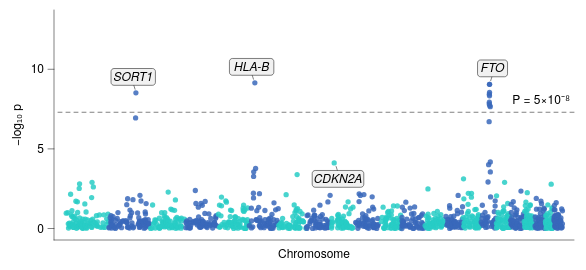

The specification (Vega-Lite) saved for this image:
### Vega-Lite specification from a JSON file in a GitHub repository (floating-point values rounded to 4 significant figures; data arrays with more than 128 entries replaced by an {"elided": "..."} marker saying what was removed)
{"background": null, "config": {"arc": {"fill": "#DBDBDB", "fillOpacity": 1.0, "innerRadius": 28.75, "padAngle": 0.03, "stroke": "black", "strokeOpacity": 1, "strokeWidth": 0.25}, "area": {"fill": "#DBDBDB", "fillOpacity": 1.0, "stroke": "black", "strokeOpacity": 1, "strokeWidth": 0.25}, "axis": {"domain": true, "domainCap": "round", "domainColor": "black", "domainWidth": 0.25, "grid": false, "gridCap": "round", "gridColor": "#F1F1F1", "gridDash": [0, 0], "gridOpacity": 1.0, "gridWidth": 0.25, "labelColor": "black", "labelFont": "Helvetica Neue, HelveticaNeue, Helvetica, Arial, sans-serif", "labelFontSize": 6, "labelFontStyle": "normal", "labelFontWeight": 400, "offset": 0, "ticks": true, "tickCap": "round", "tickColor": "black", "tickRound": false, "tickSize": 3, "tickWidth": 0.25, "titleColor": "black", "titleFont": "Helvetica Neue, HelveticaNeue, Helvetica, Arial, sans-serif", "titleFontSize": 6, "titleFontStyle": "normal", "titleFontWeight": 400}, "axisX": {"domain": true, "labelAlign": "center", "labelAngle": 0, "labels": true, "ticks": true, "translate": 0}, "axisY": {"domain": true, "labelAlign": "right", "labelAngle": 0, "labels": true, "ticks": true, "translate": 0}, "axisRight": {"domain": true, "labelAlign": "left", "labelAngle": 0, "labels": true, "ticks": true, "translate": 0}, "axisTop": {"domain": true, "labelAlign": "center", "labelAngle": 0, "labels": true, "ticks": true, "translate": 0}, "axisBand": {"tickOffset": 0}, "bar": {"fill": "#DBDBDB", "fillOpacity": 1.0, "stroke": "black", "strokeOpacity": 1, "strokeWidth": 0.25}, "boxplot": {"size": 10.35, "ticks": {"cornerRadius": 0.25, "fill": "black", "opacity": 1, "size": 5.175, "thickness": 0.25}, "box": {"fillOpacity": 1.0, "stroke": "black", "strokeOpacity": 1, "strokeWidth": 0.25}, "median": {"cornerRadius": 0, "fill": "black", "fillOpacity": 1.0, "opacity": 1, "size": 10.35, "thickness": 0.25}, "rule": {"fill": "black", "fillOpacity": 1.0, "size": 11.5, "stroke": "black", "strokeDash": [0, 0], "strokeOpacity": 1, "strokeWidth": 0.25}, "outliers": {"color": "black", "fill": "black", "fillOpacity": 1.0, "size": 0, "stroke": "black", "strokeOpacity": 1, "strokeWidth": 0.25}}, "circle": {"fill": "black", "fillOpacity": 1.0, "size": 1.438, "stroke": null, "strokeOpacity": 1, "strokeWidth": 0.25}, "errorband": {"band": {"fillOpacity": 0.6, "stroke": null, "strokeWidth": 0.25, "strokeOpacity": 1}, "borders": {"opacity": 0, "strokeOpacity": 1, "strokeWidth": 0.25}}, "errorbar": {"opacity": 1, "rule": {"strokeDash": [0, 0], "strokeWidth": 0.25}, "ticks": {"color": "black", "cornerRadius": 0.125, "opacity": 1, "size": 6.9, "thickness": 0.25}, "thickness": 0.25}, "font": "Helvetica Neue, HelveticaNeue, Helvetica, Arial, sans-serif", "geoshape": {"fill": "#DBDBDB", "fillOpacity": 1.0, "stroke": "black", "strokeOpacity": 1, "strokeWidth": 0.25}, "header": {"labelColor": "black", "labelFont": "Helvetica Neue, HelveticaNeue, Helvetica, Arial, sans-serif", "labelFontSize": 6, "labelFontStyle": "normal", "labelFontWeight": 400, "titleColor": "black", "titleFont": "Helvetica Neue, HelveticaNeue, Helvetica, Arial, sans-serif", "titleFontSize": 6, "titleFontStyle": "normal", "titleFontWeight": 400, "titlePadding": 0}, "legend": {"disable": false, "offset": 4.5, "titlePadding": 4, "labelOffset": 2, "gradientLabelOffset": 2, "columnPadding": 4, "rowPadding": 2, "gradientLength": 57.5, "gradientThickness": 5.75, "gradientOpacity": 1.0, "gradientStrokeColor": "black", "gradientStrokeWidth": 0.25, "labelColor": "black", "labelFont": "Helvetica Neue, HelveticaNeue, Helvetica, Arial, sans-serif", "labelFontSize": 6, "labelFontStyle": "normal", "labelFontWeight": 400, "strokeColor": "black", "strokeWidth": 0, "symbolSize": 36, "symbolStrokeColor": "black", "symbolStrokeWidth": 0.25, "titleColor": "black", "titleFont": "Helvetica Neue, HelveticaNeue, Helvetica, Arial, sans-serif", "titleFontSize": 6, "titleFontStyle": "normal", "titleFontWeight": 400}, "line": {"color": "black", "stroke": "black", "strokeCap": "butt", "strokeDash": [0, 0], "strokeOpacity": 1, "strokeWidth": 0.5}, "point": {"filled": true, "fill": "#DBDBDB", "fillOpacity": 1.0, "size": 5.75, "stroke": "black", "strokeOpacity": 1, "strokeWidth": 0.25}, "range": {"category": ["#B2B2B2", "#4A7CD3", "#008542", "#664CAF", "#509F98", "#636363", "#284F93", "#005226", "#382864", "#285753"], "diverging": {"scheme": ["#443E60", "#5F597E", "#7C759B", "#9994B6", "#B7B4CC", "#D6D5DC", "#F6F6F6", "#D1DAD9", "#A4C2BF", "#7AA9A4", "#578E89", "#37736E", "#1B5954"]}, "heatmap": {"scheme": ["#440154", "#472270", "#433E82", "#38598C", "#2C728E", "#238A8D", "#24A086", "#39B578", "#5DC862", "#96D646", "#CAE02D", "#FDE724"]}, "ordinal": {"scheme": ["#F1F1F1", "#DBDBDB", "#C6C6C6", "#B2B2B2", "#9D9D9D", "#898989", "#767676", "#636363", "#515151", "#404040", "#2F2F2F", "#1F1F1F"]}, "ramp": {"scheme": ["#440154", "#472270", "#433E82", "#38598C", "#2C728E", "#238A8D", "#24A086", "#39B578", "#5DC862", "#96D646", "#CAE02D", "#FDE724"]}}, "rule": {"color": "black", "stroke": "black", "strokeCap": "round", "strokeDash": [2, 2], "strokeOpacity": 1, "strokeWidth": 0.25}, "scale": {"barBandPaddingInner": 0.1, "rectBandPaddingInner": 0, "tickBandPaddingInner": 0.1, "bandPaddingOuter": 0.1, "bandWithNestedOffsetPaddingInner": 0.2, "bandWithNestedOffsetPaddingOuter": 0.2, "offsetBandPaddingInner": 0, "offsetBandPaddingOuter": 0, "continuousPadding": 5.75, "round": false}, "rect": {"fill": "#DBDBDB", "fillOpacity": 1.0, "stroke": "black", "strokeOpacity": 1, "strokeWidth": 0.25}, "square": {"fill": "#DBDBDB", "fillOpacity": 1.0, "size": 11.5, "stroke": "black", "strokeOpacity": 1, "strokeWidth": 0.25}, "text": {"color": "black", "font": "Helvetica Neue, HelveticaNeue, Helvetica, Arial, sans-serif", "fontSize": 6, "fontStyle": "normal", "fontWeight": 400}, "tick": {"color": "black", "cornerRadius": 0.125, "opacity": 1.0, "size": 10.35, "thickness": 0.25}, "title": {"anchor": "middle", "frame": "group", "color": "black", "font": "Helvetica Neue, HelveticaNeue, Helvetica, Arial, sans-serif", "fontSize": 6, "fontStyle": "normal", "fontWeight": 400, "subtitleColor": "black", "subtitleFont": "Helvetica Neue, HelveticaNeue, Helvetica, Arial, sans-serif", "subtitleFontSize": 6, "subtitleFontStyle": "normal", "subtitleFontWeight": 400}, "trail": {"color": "black", "opacity": 1, "size": 0.5}, "view": {"continuousWidth": 260, "continuousHeight": 115, "discreteWidth": 260, "discreteHeight": 115, "fill": null, "stroke": null, "strokeWidth": 0.25}}, "layer": [{"data": {"name": "data-03186213ed5e726b81dd02ff130392d8"}, "mark": {"type": "circle", "opacity": 0.85, "size": 7}, "encoding": {"color": {"field": "parity", "legend": null, "scale": {"range": ["#3A68BB", "#28CDC5"]}, "type": "nominal"}, "x": {"axis": {"labels": false, "ticks": false}, "field": "pos", "title": "Chromosome", "type": "quantitative", "scale": {"nice": false}}, "y": {"field": "logp", "scale": {"domain": [0, 13], "nice": false}, "title": "−log₁₀ p", "type": "quantitative"}}}, {"layer": [{"data": {"values": [{"__dysonsphere__": 1}]}, "mark": {"type": "rule", "opacity": 1.0, "strokeDash": [2, 2]}, "encoding": {"y": {"datum": 7.3}}}, {"data": {"values": [{"__dysonsphere__": 1}]}, "mark": {"type": "text", "align": "right", "baseline": "bottom", "dx": 0, "dy": -3, "fontSize": 6}, "encoding": {"text": {"value": "P = 5×10⁻⁸"}, "x": {"value": 258}, "y": {"datum": 7.3}}}]}, {"layer": [{"data": {"values": [{"__dysonsphere__": 1}]}, "mark": {"type": "rule", "strokeDash": [0, 0]}, "encoding": {"x": {"datum": 402.4, "scale": {"domain": [0, 2875.0]}}, "x2": {"datum": 393.3}, "y": {"datum": 8.746, "scale": {"domain": [0, 13]}}, "y2": {"datum": 9.059}}}, {"data": {"values": [{"__dysonsphere__": 1}]}, "mark": {"type": "rect", "cornerRadius": 1.5, "fill": "#F1F1F1", "fillOpacity": 1.0, "height": 8.4, "stroke": "black", "strokeWidth": 0.25, "width": 22.2}, "encoding": {"x": {"datum": 391.7, "scale": {"domain": [0, 2875.0]}}, "xOffset": {"value": 0.0}, "y": {"datum": 9.52, "scale": {"domain": [0, 13]}}, "yOffset": {"value": 0.0}}}, {"data": {"values": [{"__dysonsphere__": 1}]}, "mark": {"type": "text", "align": "center", "baseline": "middle", "fontSize": 6, "fontStyle": "italic"}, "encoding": {"text": {"value": "SORT1"}, "x": {"datum": 391.7, "scale": {"domain": [0, 2875.0]}}, "y": {"datum": 9.52, "scale": {"domain": [0, 13]}}}}, {"data": {"values": [{"__dysonsphere__": 1}]}, "mark": {"type": "rule", "strokeDash": [0, 0]}, "encoding": {"x": {"datum": 1087.0, "scale": {"domain": [0, 2875.0]}}, "x2": {"datum": 1078.0}, "y": {"datum": 9.377, "scale": {"domain": [0, 13]}}, "y2": {"datum": 9.69}}}, {"data": {"values": [{"__dysonsphere__": 1}]}, "mark": {"type": "rect", "cornerRadius": 1.5, "fill": "#F1F1F1", "fillOpacity": 1.0, "height": 8.4, "stroke": "black", "strokeWidth": 0.25, "width": 22.2}, "encoding": {"x": {"datum": 1077.0, "scale": {"domain": [0, 2875.0]}}, "xOffset": {"value": 0.0}, "y": {"datum": 10.15, "scale": {"domain": [0, 13]}}, "yOffset": {"value": 0.0}}}, {"data": {"values": [{"__dysonsphere__": 1}]}, "mark": {"type": "text", "align": "center", "baseline": "middle", "fontSize": 6, "fontStyle": "italic"}, "encoding": {"text": {"value": "HLA-B"}, "x": {"datum": 1077.0, "scale": {"domain": [0, 2875.0]}}, "y": {"datum": 10.15, "scale": {"domain": [0, 13]}}}}, {"data": {"values": [{"__dysonsphere__": 1}]}, "mark": {"type": "rule", "strokeDash": [0, 0]}, "encoding": {"x": {"datum": 1566.0, "scale": {"domain": [0, 2875.0]}}, "x2": {"datum": 1575.0}, "y": {"datum": 3.891, "scale": {"domain": [0, 13]}}, "y2": {"datum": 3.578}}}, {"data": {"values": [{"__dysonsphere__": 1}]}, "mark": {"type": "rect", "cornerRadius": 1.5, "fill": "#F1F1F1", "fillOpacity": 1.0, "height": 8.4, "stroke": "black", "strokeWidth": 0.25, "width": 25.8}, "encoding": {"x": {"datum": 1576.0, "scale": {"domain": [0, 2875.0]}}, "xOffset": {"value": 0.0}, "y": {"datum": 3.117, "scale": {"domain": [0, 13]}}, "yOffset": {"value": 0.0}}}, {"data": {"values": [{"__dysonsphere__": 1}]}, "mark": {"type": "text", "align": "center", "baseline": "middle", "fontSize": 6, "fontStyle": "italic"}, "encoding": {"text": {"value": "CDKN2A"}, "x": {"datum": 1576.0, "scale": {"domain": [0, 2875.0]}}, "y": {"datum": 3.117, "scale": {"domain": [0, 13]}}}}, {"data": {"values": [{"__dysonsphere__": 1}]}, "mark": {"type": "rule", "strokeDash": [0, 0]}, "encoding": {"x": {"datum": 2460.0, "scale": {"domain": [0, 2875.0]}}, "x2": {"datum": 2469.0}, "y": {"datum": 9.282, "scale": {"domain": [0, 13]}}, "y2": {"datum": 9.595}}}, {"data": {"values": [{"__dysonsphere__": 1}]}, "mark": {"type": "rect", "cornerRadius": 1.5, "fill": "#F1F1F1", "fillOpacity": 1.0, "height": 8.4, "stroke": "black", "strokeWidth": 0.25, "width": 15.0}, "encoding": {"x": {"datum": 2470.0, "scale": {"domain": [0, 2875.0]}}, "xOffset": {"value": 0.0}, "y": {"datum": 10.06, "scale": {"domain": [0, 13]}}, "yOffset": {"value": 0.0}}}, {"data": {"values": [{"__dysonsphere__": 1}]}, "mark": {"type": "text", "align": "center", "baseline": "middle", "fontSize": 6, "fontStyle": "italic"}, "encoding": {"text": {"value": "FTO"}, "x": {"datum": 2470.0, "scale": {"domain": [0, 2875.0]}}, "y": {"datum": 10.06, "scale": {"domain": [0, 13]}}}}]}], "$schema": "https://vega.github.io/schema/vega-lite/v6.4.1.json", "datasets": {"data-03186213ed5e726b81dd02ff130392d8": {"elided": "1213 records"}}}
